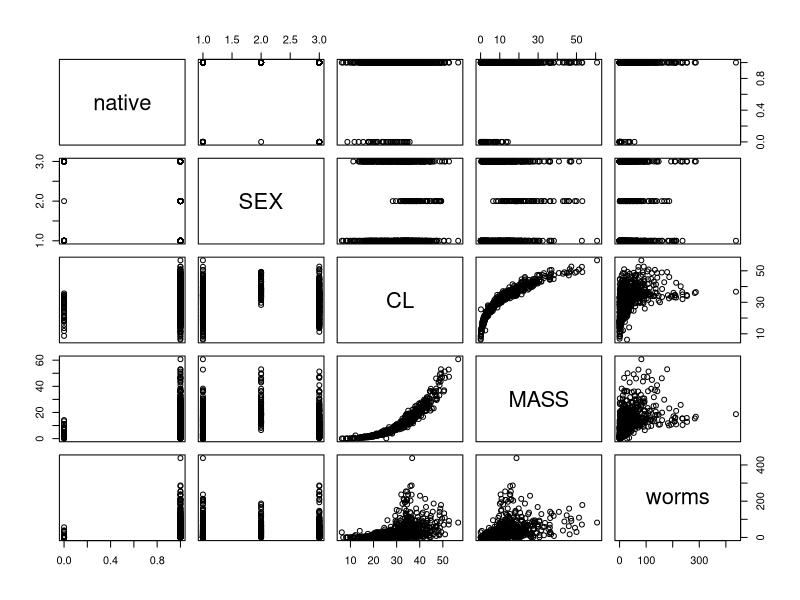
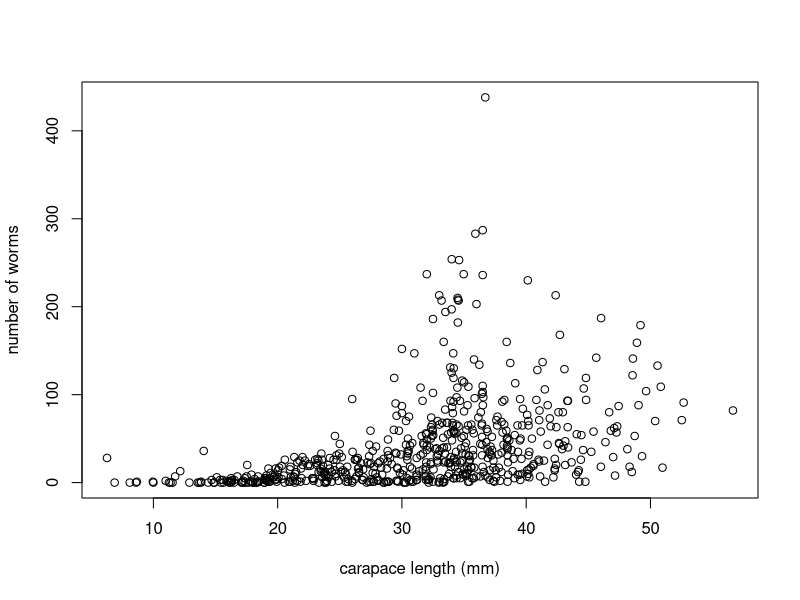
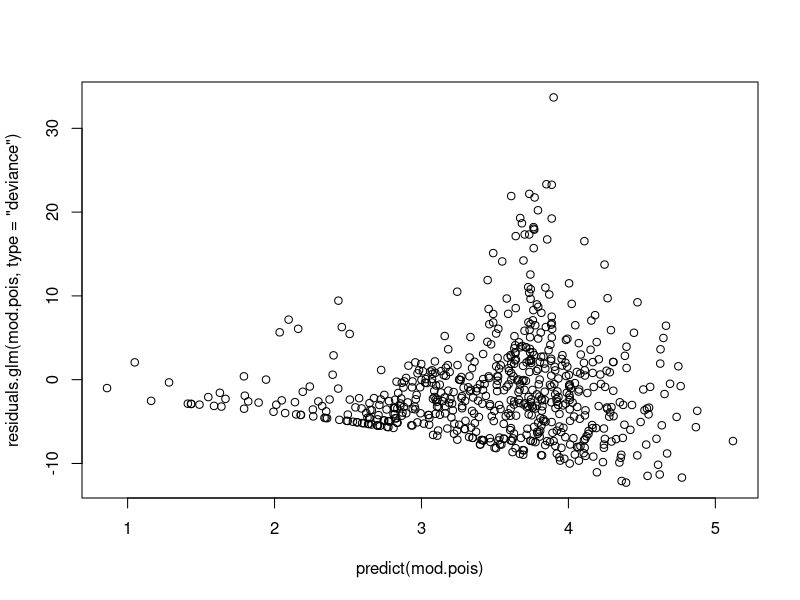
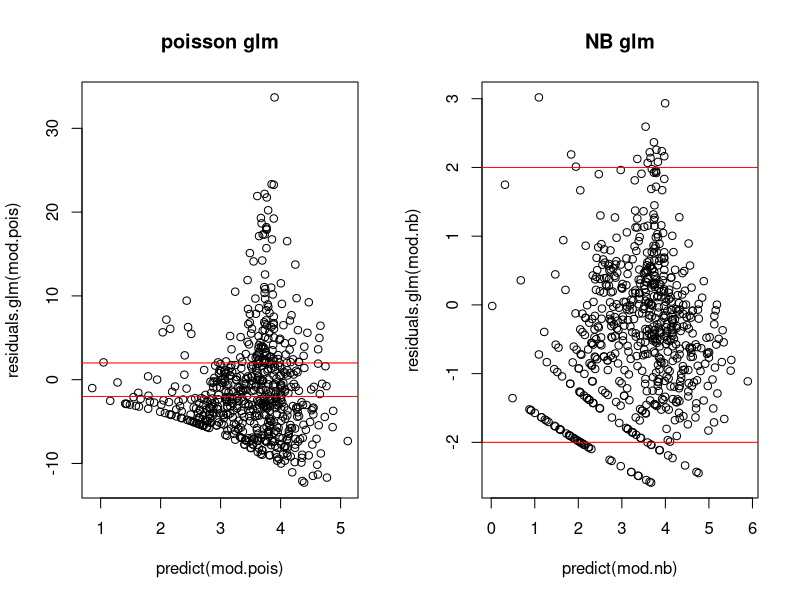
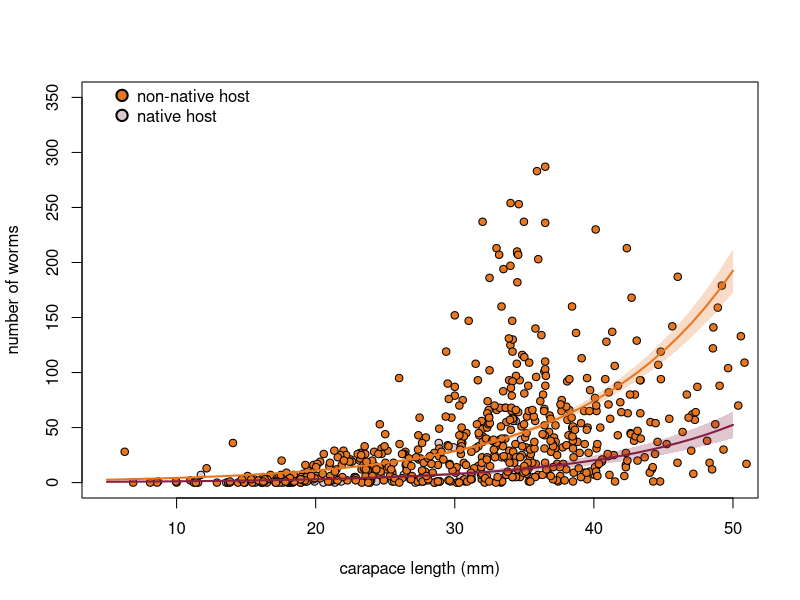

Write the R code that produced these figures, in order.
## ---- chunk 1
# install.packages("MASS")
# install.packages("lmtest")
#install.packages("AER")

library(MASS)
library(lmtest)
library(AER)
#read in raw data
df <- read.csv(file = "cray_worm_NewRiver(1).csv")
## ---- chunk 2
#make a new variable of the sum of all worm species for each crayfish
df$worms <- rowSums(df[,14:23])

#make a true/false variable for whether 
#it is a native crayfish species
#the native species are coded "bart" and "scio" in the data
df$native <- df$SPEC %in% c("scio","bart")

#subset only the variables of interest
df <- df[,c("native","SEX","CL","MASS", "worms")]

#remove observations with missing data
df <- na.omit(df)
## ---- chunk 3
plot(df)
## ---- chunk 4
plot(df$worms ~ df$CL, ylab = "number of worms", xlab = "carapace length (mm)")
## ---- chunk 5
mod.pois <- glm(worms ~
                  CL  + native, 
                data = df, family = "poisson")
## ---- chunk 6
summary(mod.pois)
## ---- chunk 7
plot(predict(mod.pois),residuals.glm(mod.pois, type = "deviance"))
## ---- chunk 8
dispersiontest(mod.pois)
## ---- chunk 9
mod.nb <- glm.nb(worms ~
                   CL + native, 
                 data = df)

summary(mod.nb)
## ---- chunk 10
#first poisson
#predict.glm defaults to standardized deviance residuals
par(mfrow = c(1,2))
plot(predict(mod.pois),residuals.glm(mod.pois), main = "poisson glm")
#ideally deviance residuals will fall between -2 and 2
#we'll draw some ref lines
abline(h = c(2,-2), col = "red")

#now the NB model
plot(predict(mod.nb),residuals.glm(mod.nb), main = "NB glm")
abline(h = c(2,-2), col = "red")
## ---- chunk 11
lrtest(mod.pois,mod.nb)
## ---- chunk 12
par(mfrow = c(1,1))

new.dat2 <- expand.grid(CL = 5:50, native = c(TRUE,FALSE), SEX ="M1")
pred2 <- predict(mod.nb, newdata = new.dat2, se.fit = T, type = "response")
#add newly random generated data (newdat2), fit SE to later make CI bars, 
#type = response EXPONENTIATES the log linked predictions
#necessary bc our model predicts the log number of worms

plot(1,1, type = "n",
     ylim = c(0,350), xlim = c(5,50),
     ylab = "number of worms", xlab = "carapace length (mm)")


points(df$CL[df$native == "FALSE"], 
       df$worms[df$native == "FALSE"],
       pch =21, bg = rgb(134/255, 31/255, 65/255, .25), cex = 1)
points(df$CL[df$native == "TRUE"], 
       df$worms[df$native == "TRUE"],
       pch =21, bg = rgb(232/255, 119/255, 34/255, 1), cex = 1)



lines(new.dat2$CL[new.dat2$native == "TRUE"], pred2$fit[new.dat2$native == "TRUE"], 
      col = rgb(232/255, 119/255, 34/255, 1), lwd = 2)
lines(new.dat2$CL[new.dat2$native == "FALSE"], pred2$fit[new.dat2$native == "FALSE"], 
      col = rgb(134/255, 31/255, 65/255, 1), lwd = 2)

legend(5,370, pch = 21, 
       pt.bg = c(rgb(232/255, 119/255, 34/255,1), rgb(134/255, 31/255, 65/255,.25)),
       pt.cex = 1.5, pt.lwd = 2,    legend = c("non-native host","native host"), bty = "n")



lwr.inv <- pred2$fit[new.dat2$native == "TRUE"] - pred2$se.fit[new.dat2$native == "TRUE"]
upr.inv <- pred2$fit[new.dat2$native == "TRUE"] + pred2$se.fit[new.dat2$native == "TRUE"]
lwr.non <- pred2$fit[new.dat2$native == "FALSE"] - pred2$se.fit[new.dat2$native == "FALSE"]
upr.non <- pred2$fit[new.dat2$native == "FALSE"] + pred2$se.fit[new.dat2$native == "FALSE"]

polygon(x = c(5:50,rev(5:50)), 
        y = c(lwr.inv,rev(upr.inv)), 
        col = rgb(232/255, 119/255, 34/255, 0.25), border = F)

polygon(x = c(5:50,rev(5:50)), 
        y = c(lwr.non,rev(upr.non)), 
        col = rgb(134/255, 31/255, 65/255, 0.25), border = F)
